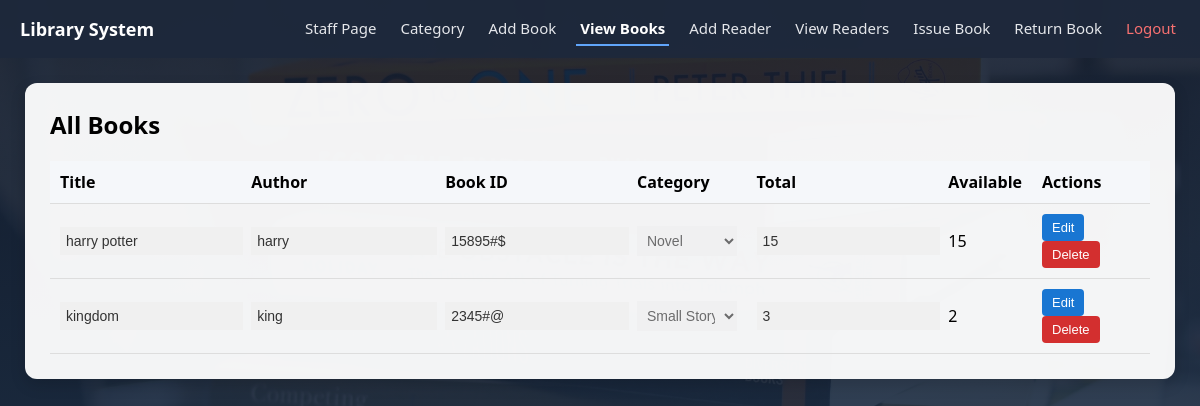
Page /view_book/ (signed in) on the committed database.
### library_app/models.py (models this page shows, shortened)
class Book(models.Model):
    title = models.CharField(max_length=200)
    author = models.CharField(max_length=200)
    ubno = models.CharField(max_length=50, unique=True)
    category = models.ForeignKey(
        Category,
        on_delete=models.CASCADE,
        related_name='books'
    )
    total_copies = models.PositiveIntegerField(default=1)
    available_copies = models.PositiveIntegerField(default=1)
    class Meta:
        db_table = 'book'

class Category(models.Model):
    name = models.CharField(max_length=100, unique=True)
    class Meta:
        db_table = 'category'

### library_app/views.py (the view, shortened to what this page needs)
# urls.py: path('view_book/', views.view_book, name='view_book'),  # 👈 VIEW + UPDATE + DELETE
@login_required(login_url='/login/')
@never_cache
def view_book(request):
    if not request.user.is_staff:
        return redirect('login')
    return render(request, 'view_book.html', {
        'book_data': Book.objects.all(),
        'categories': Category.objects.all()
    })

### library_app/templates/view_book.html (shortened to what this page needs)
{% extends "base.html" %}
{% block content %}
<div class="card">
    <h2>All Books</h2>
    <table>
        <thead>
            <tr>
                <th>Title</th>
                <th>Author</th>
                <th>Book ID</th>
                <th>Category</th>
                <th>Total</th>
                <th>Available</th>
                <th>Actions</th>
            </tr>
        </thead>
        <tbody>
        {% for book in book_data %}
        <tr data-row>
            <form method="POST">
                <td>
                    <input type="text" name="title" value="{{ book.title }}" disabled>
                </td>
                <td>
                    <input type="text" name="author" value="{{ book.author }}" disabled>
                </td>
                <td>
                    <input type="text" name="ubno" value="{{ book.ubno }}" disabled>
                </td>
                <td>
                    <select name="category" disabled>
                        {% for c in categories %}
                            <option value="{{ c.id }}"
                                {% if c.id == book.category.id %}selected{% endif %}>
                                {{ c.name }}
                            </option>
                        {% endfor %}
                    </select>
                </td>
                <td>
                    <input type="number" name="total_copies"
                           value="{{ book.total_copies }}" disabled>
                </td>
                <td>{{ book.available_copies }}</td>
                <td>
                    <button type="button"
                            class="btn edit"
                            onclick="enableEdit(this)">
                        Edit
                    </button>
                    <button type="submit"
                            name="delete_book"
                            class="btn delete"
                            onclick="return confirm('Are you sure you want to delete this book?')">
                        Delete
                    </button>
                </td>
            </form>
        </tr>
        {% empty %}
        <tr>
            <td colspan="7">No books found</td>
        </tr>
        {% endfor %}
        </tbody>
    </table>
</div>
{% endblock %}

### library_app/templates/base.html (shortened to what this page needs)
{% load static %}
<!DOCTYPE html>
<html lang="en">
<head>
</head>
<body>
{% if user.is_authenticated and user.is_staff %}
<div class="navbar">
    <a href="{% url 'staff_page' %}" class="logo">Library System</a>
    <div class="nav-links" id="navLinks">
        <a href="{% url 'staff_page' %}"
            class="{% if request.resolver_match.url_name == 'staff_page' %}active{% endif %}">
            Staff Page
        </a>
        <a href="{% url 'category' %}"
           class="{% if request.resolver_match.url_name == 'category' %}active{% endif %}">
           Category
        </a>
        <a href="{% url 'add_book' %}"
           class="{% if request.resolver_match.url_name == 'add_book' %}active{% endif %}">
           Add Book
        </a>
        <a href="{% url 'view_book' %}"
           class="{% if request.resolver_match.url_name == 'view_book' %}active{% endif %}">
           View Books
        </a>
        <a href="{% url 'add_reader' %}"
           class="{% if request.resolver_match.url_name == 'add_reader' %}active{% endif %}">
           Add Reader
        </a>
        <a href="{% url 'view_reader' %}"
           class="{% if request.resolver_match.url_name == 'view_reader' %}active{% endif %}">
           View Readers
        </a>
        <a href="{% url 'issue_book' %}"
           class="{% if request.resolver_match.url_name == 'issue_book' %}active{% endif %}">
           Issue Book
        </a>
        <a href="{% url 'return_book' %}"
           class="{% if request.resolver_match.url_name == 'return_book' %}active{% endif %}">
           Return Book
        </a>
        <a href="{% url 'staff_logout' %}" class="logout">Logout</a>
    </div>
</div>
{% endif %}
<div class="page-content">
    {% block content %}{% endblock %}
</div>
</body>
</html>

### library_app/templates/view_book.html (style rules this page uses)
.card { background: rgba(255,255,255,0.95); padding: 25px; border-radius: 12px; box-shadow: 0 6px 15px rgba(0,0,0,0.15); }
h2 { margin-top: 0; }
table { width: 100%; border-collapse: collapse; margin-top: 15px; }
th, td { padding: 10px; border-bottom: 1px solid #ddd; text-align: left; }
th { background: #f5f7fa; }
input, select { width: 100%; padding: 6px; font-size: 14px; }
input[disabled], select[disabled] { background: #f0f0f0; border: none; color: #333; }
.btn { padding: 6px 10px; border-radius: 4px; border: none; cursor: pointer; font-size: 13px; }
.edit { background: #1976d2; color: #fff; }
.delete { background: #d32f2f; color: #fff; }

### rows in the picture
Book: title "harry potter", author "harry", ubno "15895#$", category "Novel", total_copies "15", available_copies "15"
Book: title "kingdom", author "king", ubno "2345#@", category "Small Story", total_copies "3", available_copies "2"
